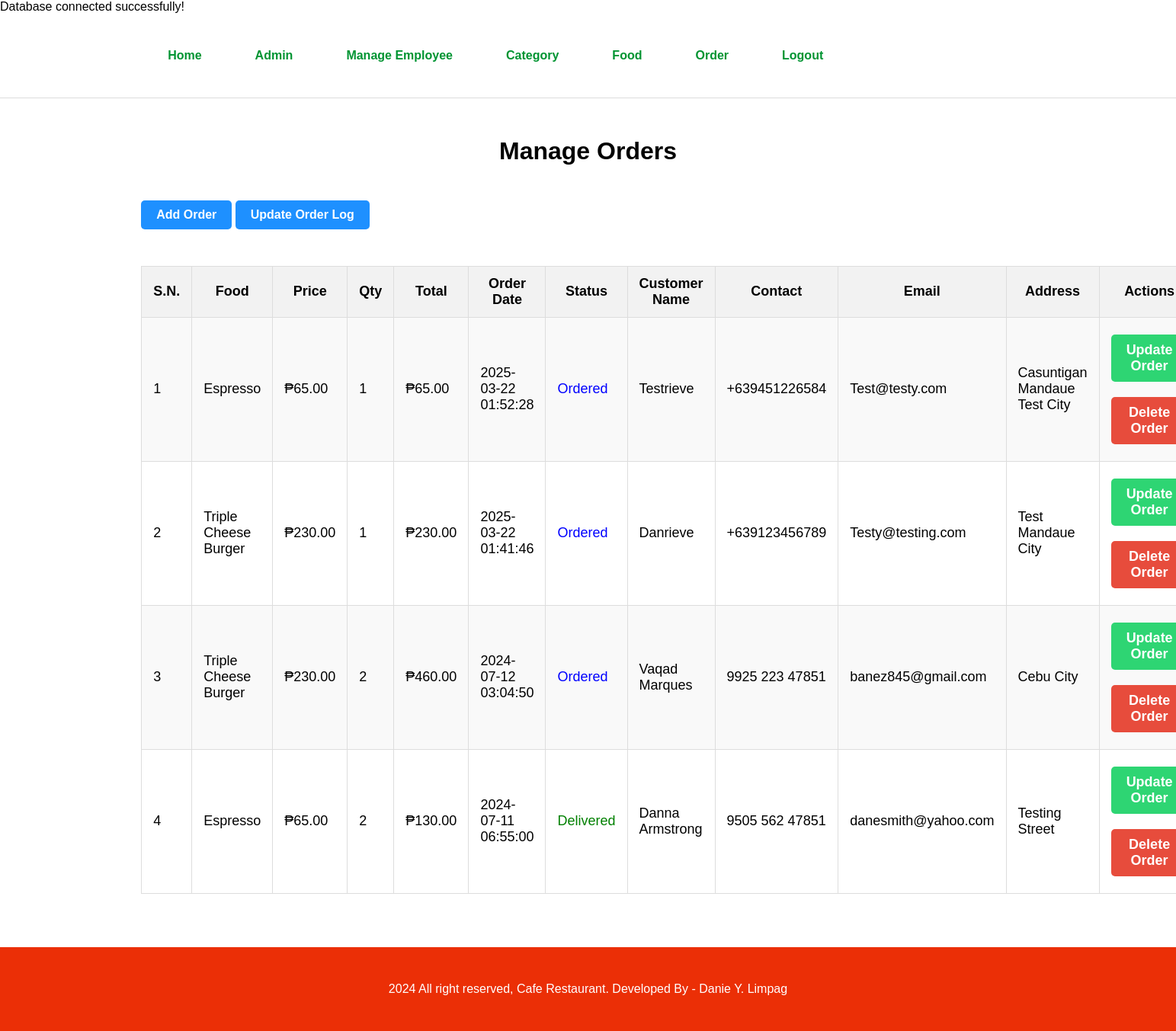
Screenshot of /food-order/admin/manage-order.php (signed in) with the database file from the repository.
### tables this page shows
CREATE TABLE `tbl_order` (
  `id` int(10) UNSIGNED NOT NULL,
  `food` varchar(150) NOT NULL,
  `price` decimal(10,2) NOT NULL,
  `qty` int(11) NOT NULL,
  `total` decimal(10,2) NOT NULL,
  `order_date` datetime NOT NULL,
  `status` varchar(50) NOT NULL,
  `customer_name` varchar(150) NOT NULL,
  `customer_contact` varchar(20) NOT NULL,
  `customer_email` varchar(150) NOT NULL,
  `customer_address` varchar(255) NOT NULL
);

### food-order/admin/manage-order.php (the view, shortened to what this page needs)
<?php include('partials/menu.php'); ?>
<div class="main-content">
    <div class="wrapper">
        <h1 class="text-center">Manage Orders</h1>
        <br /><br />
        <a href="<?php echo SITEURL; ?>admin/add-order.php" class="btn-primary">Add Order</a>
        <a href="<?php echo SITEURL; ?>admin/history-order.php" class="btn-primary">Update Order Log</a>
        <br /><br />
        <table class="tbl-full">
            <tr>
                <th>S.N.</th>
                <th>Food</th>
                <th>Price</th>
                <th>Qty</th>
                <th>Total</th>
                <th>Order Date</th>
                <th>Status</th>
                <th>Customer Name</th>
                <th>Contact</th>
                <th>Email</th>
                <th>Address</th>
                <th>Actions</th>
            </tr>
            <?php
                $sql = "SELECT * FROM tbl_order ORDER BY id DESC";
                $res = mysqli_query($conn, $sql);
                $count = mysqli_num_rows($res);
                $sn = 1;
                if($count > 0) {
                    while($row = mysqli_fetch_assoc($res)) {
                        $id = $row['id'];
                        $food = $row['food'];
                        $price = $row['price'];
                        $qty = $row['qty'];
                        $total = $row['total'];
                        $order_date = $row['order_date'];
                        $status = $row['status'];
                        $customer_name = $row['customer_name'];
                        $customer_contact = $row['customer_contact'];
                        $customer_email = $row['customer_email'];
                        $customer_address = $row['customer_address'];
                        ?>
                        <tr>
                            <td><?php echo $sn++; ?></td>
                            <td><?php echo $food; ?></td>
                            <td>₱<?php echo $price; ?></td>
                            <td><?php echo $qty; ?></td>
                            <td>₱<?php echo $total; ?></td>
                            <td><?php echo $order_date; ?></td>
                            <td>
                                <?php
                                    if($status == "Ordered") {
                                        echo "<label style='color: blue;'>$status</label>";
                                    } elseif($status == "On Delivery") {
                                        echo "<label style='color: orange;'>$status</label>";
                                    } elseif($status == "Delivered") {
                                        echo "<label style='color: green;'>$status</label>";
                                    } elseif($status == "Cancelled") {
                                        echo "<label style='color: red;'>$status</label>";
                                    }
                                ?>
                            </td>
                            <td><?php echo $customer_name; ?></td>
                            <td><?php echo $customer_contact; ?></td>
                            <td><?php echo $customer_email; ?></td>
                            <td><?php echo $customer_address; ?></td>
                            <td>
                                <a href="<?php echo SITEURL; ?>admin/update-order.php?id=<?php echo $id; ?>" class="btn btn-secondary">Update Order</a>
                                <a href="<?php echo SITEURL; ?>admin/delete-order.php?id=<?php echo $id; ?>" class="btn btn-danger">Delete Order</a>
                            </td>
                        </tr>
                        <?php
                    }
                } else {
                    echo "<tr><td colspan='12' class='error'>Orders not Available</td></tr>";
                }
            ?>
        </table>
    </div>
</div>
<?php include('partials/footer.php'); ?>

### food-order/css/admin.css (style rules this page uses)
* { margin: 0; padding: 0; font-family: Arial, Helvetica, sans-serif; box-sizing: border-box; }
.wrapper { padding: 2%; width: 80%; margin: 0 auto; }
.text-center { text-align: center; }
.tbl-full { width: 100%; border-collapse: collapse; margin: 20px 0; font-size: 18px; text-align: left; }
.tbl-full th, .tbl-full td { padding: 12px 15px; border: 1px solid #ddd; }
.tbl-full th { background-color: #f2f2f2; font-weight: bold; text-align: center; }
.tbl-full tr:nth-of-type(even) { background-color: #f9f9f9; }
.btn-primary, .btn-secondary, .btn-danger { padding: 10px 20px; color: white; text-decoration: none; font-weight: bold; display: inline-block; margin: 10px 0; border-radius: 5px; transition: background-color 0.3s ease; text-align: center; }
.btn-primary { background-color: #1e90ff; }
.btn-secondary { background-color: #2ed573; }
.btn-danger { background-color: #e74c3c; }

### rows the page displays
tbl_order: food "Espresso", price "65.00", qty "1", total "65.00", order_date "2025-03-22 01:52:28", status "Ordered", customer_name "Testrieve", customer_contact "+639451226584", customer_email "Test@testy.com", customer_address "Casuntigan Mandaue Test City"
tbl_order: food "Triple Cheese Burger", price "230.00", qty "1", total "230.00", order_date "2025-03-22 01:41:46", status "Ordered", customer_name "Danrieve", customer_contact "+639123456789", customer_email "Testy@testing.com", customer_address "Test Mandaue City"
tbl_order: food "Triple Cheese Burger", price "230.00", qty "2", total "460.00", order_date "2024-07-12 03:04:50", status "Ordered", customer_name "Vaqad Marques", customer_contact "9925 223 47851", customer_email "banez845@gmail.com", customer_address "Cebu City"
tbl_order: food "Espresso", price "65.00", qty "2", total "130.00", order_date "2024-07-11 06:55:00", status "Delivered", customer_name "Danna Armstrong", customer_contact "9505 562 47851", customer_email "danesmith@yahoo.com", customer_address "Testing Street"
